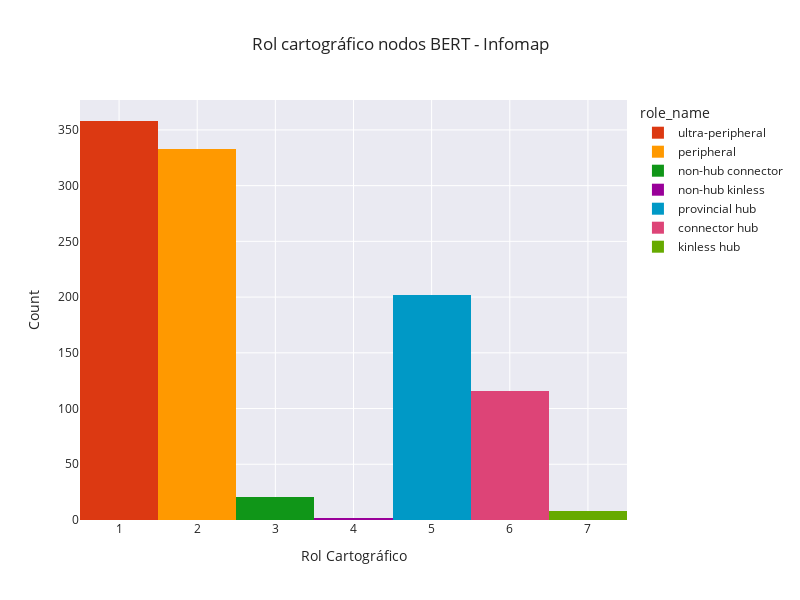

Notebook code cell kept with this figure:
### Markdown cell above
### graficos de barra

### Code cell
fig = px.histogram(bert_roles, x="role", width=800, height=600, color="role_name", title="Rol cartográfico nodos BERT - Infomap", color_discrete_map=color_discrete_map)
fig.update_layout(xaxis_title="Rol Cartográfico", yaxis_title="Count")
fig.show()
# fig.write_html(reports_comunidades + "rol_cartografico_berts_infomap_barras_interactivo.html")

### Figure 1 — Plotly figure (JSON) as saved in the notebook; plotly's stock layout.template omitted (floating-point values rounded to 4 significant figures; data arrays with more than 128 entries replaced by an {"elided": "..."} marker saying what was removed)
{"data": [{"alignmentgroup": "True", "bingroup": "x", "hovertemplate": "role_name=ultra-peripheral<br>role=%{x}<br>count=%{y}<extra></extra>", "legendgroup": "ultra-peripheral", "marker": {"color": "#DC3912", "pattern": {"shape": ""}}, "name": "ultra-peripheral", "offsetgroup": "ultra-peripheral", "orientation": "v", "showlegend": true, "type": "histogram", "x": {"elided": "358 int values"}, "xaxis": "x", "yaxis": "y"}, {"alignmentgroup": "True", "bingroup": "x", "hovertemplate": "role_name=peripheral<br>role=%{x}<br>count=%{y}<extra></extra>", "legendgroup": "peripheral", "marker": {"color": "#FF9900", "pattern": {"shape": ""}}, "name": "peripheral", "offsetgroup": "peripheral", "orientation": "v", "showlegend": true, "type": "histogram", "x": {"elided": "333 int values"}, "xaxis": "x", "yaxis": "y"}, {"alignmentgroup": "True", "bingroup": "x", "hovertemplate": "role_name=non-hub connector<br>role=%{x}<br>count=%{y}<extra></extra>", "legendgroup": "non-hub connector", "marker": {"color": "#109618", "pattern": {"shape": ""}}, "name": "non-hub connector", "offsetgroup": "non-hub connector", "orientation": "v", "showlegend": true, "type": "histogram", "x": [3, 3, 3, 3, 3, 3, 3, 3, 3, 3, 3, 3, 3, 3, 3, 3, 3, 3, 3, 3, 3], "xaxis": "x", "yaxis": "y"}, {"alignmentgroup": "True", "bingroup": "x", "hovertemplate": "role_name=non-hub kinless<br>role=%{x}<br>count=%{y}<extra></extra>", "legendgroup": "non-hub kinless", "marker": {"color": "#990099", "pattern": {"shape": ""}}, "name": "non-hub kinless", "offsetgroup": "non-hub kinless", "orientation": "v", "showlegend": true, "type": "histogram", "x": [4, 4], "xaxis": "x", "yaxis": "y"}, {"alignmentgroup": "True", "bingroup": "x", "hovertemplate": "role_name=provincial hub<br>role=%{x}<br>count=%{y}<extra></extra>", "legendgroup": "provincial hub", "marker": {"color": "#0099C6", "pattern": {"shape": ""}}, "name": "provincial hub", "offsetgroup": "provincial hub", "orientation": "v", "showlegend": true, "type": "histogram", "x": {"elided": "202 int values"}, "xaxis": "x", "yaxis": "y"}, {"alignmentgroup": "True", "bingroup": "x", "hovertemplate": "role_name=connector hub<br>role=%{x}<br>count=%{y}<extra></extra>", "legendgroup": "connector hub", "marker": {"color": "#DD4477", "pattern": {"shape": ""}}, "name": "connector hub", "offsetgroup": "connector hub", "orientation": "v", "showlegend": true, "type": "histogram", "x": [6, 6, 6, 6, 6, 6, 6, 6, 6, 6, 6, 6, 6, 6, 6, 6, 6, 6, 6, 6, 6, 6, 6, 6, 6, 6, 6, 6, 6, 6, 6, 6, 6, 6, 6, 6, 6, 6, 6, 6, 6, 6, 6, 6, 6, 6, 6, 6, 6, 6, 6, 6, 6, 6, 6, 6, 6, 6, 6, 6, 6, 6, 6, 6, 6, 6, 6, 6, 6, 6, 6, 6, 6, 6, 6, 6, 6, 6, 6, 6, 6, 6, 6, 6, 6, 6, 6, 6, 6, 6, 6, 6, 6, 6, 6, 6, 6, 6, 6, 6, 6, 6, 6, 6, 6, 6, 6, 6, 6, 6, 6, 6, 6, 6, 6, 6], "xaxis": "x", "yaxis": "y"}, {"alignmentgroup": "True", "bingroup": "x", "hovertemplate": "role_name=kinless hub<br>role=%{x}<br>count=%{y}<extra></extra>", "legendgroup": "kinless hub", "marker": {"color": "#66AA00", "pattern": {"shape": ""}}, "name": "kinless hub", "offsetgroup": "kinless hub", "orientation": "v", "showlegend": true, "type": "histogram", "x": [7, 7, 7, 7, 7, 7, 7, 7], "xaxis": "x", "yaxis": "y"}], "layout": {"barmode": "relative", "height": 600, "legend": {"title": {"text": "role_name"}, "tracegroupgap": 0}, "title": {"text": "Rol cartográfico nodos BERT - Infomap"}, "width": 800, "xaxis": {"anchor": "y", "domain": [0, 1], "title": {"text": "Rol Cartográfico"}}, "yaxis": {"anchor": "x", "domain": [0, 1], "title": {"text": "Count"}}}}
